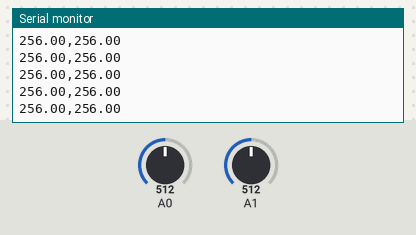
A sketch run on a simulated Arduino Uno, built with avr-gcc and run on an emulated ATmega328P. Parts: the last lines printed to the serial monitor. Inputs (shaded band) come from the test bench; at power-on: A0 = 512, A1 = 512.

Above: at 1.2 s.
1.3 s: A0 set to 716
At 1.32 s:
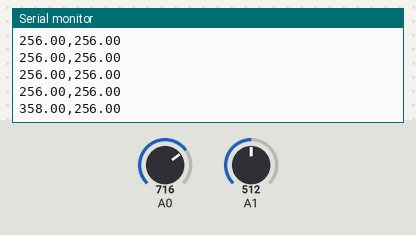
2.8 s: A1 set to 716
At 2.84 s:
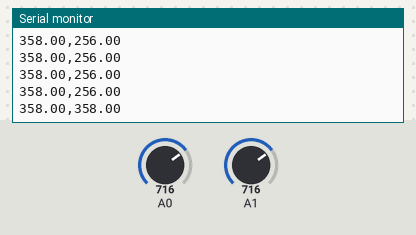
4.3 s: A0 set to 900
At 4.35 s:
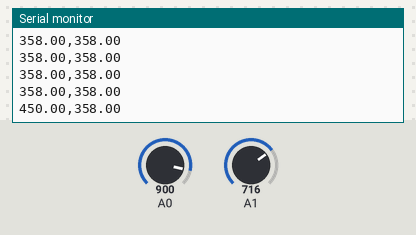
5.8 s: A1 set to 900
At 5.87 s:
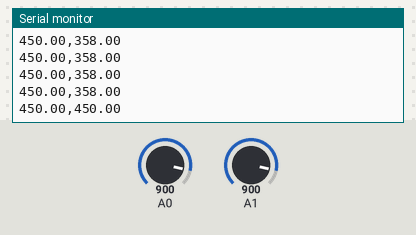
Timing chart, 0 to 8.8 s (numbered marks = the images above; inputs shaded):
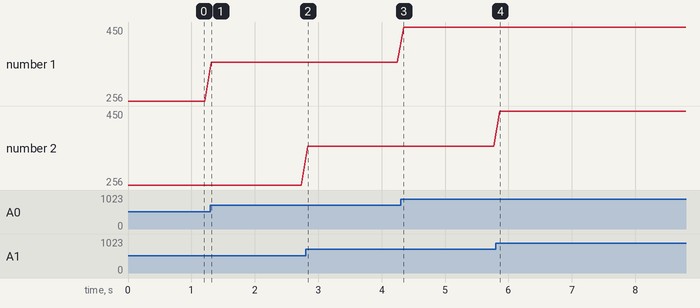

Measured:
- after the input at 1.3 s, the serial monitor: prints a new line at once (image 1)
- after the input at 2.8 s, the serial monitor: prints a new line at once (image 2)
- after the input at 4.3 s, the serial monitor: prints a new line after 0.05 s (image 3)
- after the input at 5.8 s, the serial monitor: prints a new line after 0.07 s (image 4)
- plotted number 1: 256 → 358 after the input at 1.3 s, 358 → 450 after the input at 4.3 s

The sketch:

process_data_and_generate_morse.ino
```cpp
void setup() {
  // put your setup code here, to run once:
  Serial.begin(9600);
}

void loop() {
  // put your main code here, to run repeatedly:

  double data_A0 = analogRead(A0)/2;
  double data_A1 = analogRead(A1)/2;

  // Serial.println(data_A0);
  // Serial.println(data_A1);
  Serial.print(data_A0);
  Serial.print(",");
  Serial.println(data_A1);
  delay(100);
}
```
